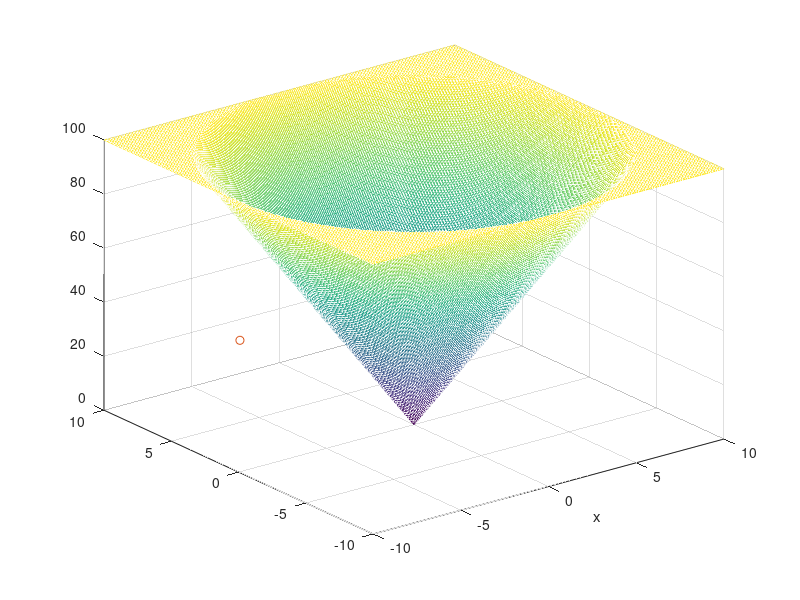

MATLAB code to generate this figure: (Note: this script raises an error after producing the figure.)
%test5
close all
fire_cone = @(x,y) 10*sqrt(( x.^2 + y.^2));

position = linspace(-10,10,201);
[x,y]= meshgrid(position,position);

z = fire_cone(x,y);

fire_top = z > 100;
z(fire_top) = 100;
mesh(x,y,z);
hold on
scatter3(7,0,49,'r*');
xlabel('x');


slice_time = [47 49 51];
fires = zeros(size(x));
%fires(171,100) = 9;
fires(30:40,30:40) = 5;

tot = 0;
% for i = 1:3
%     tot = 0;
%     input_time = slice_time(i) - z;
%     temp = like_spline(input_time(fires > 7));
%     tot = tot + sum(temp);
%     t1 = like_spline(input_time(fires < 1));
%     temp = log(1 - exp(1).^t1);
%     tot = tot + sum(temp)
% end

% move fire pixel across
input_time = slice_time(2) - z;
tots = zeros(1,201);
for i = 1:201
    scatter3(x(100,i),y(100,i),slice_time(2),'r*');
    t_mask = fires;
    t_mask(100,i) = 9;
    temp = like_spline(input_time(t_mask > 7));
    tots(i) = tots(i) + sum(temp);
    t1 = like_spline(input_time(t_mask < 1));
    temp = log(1 - exp(1).^t1);
    tots(i) = tots(i) + sum(temp);
end
hold off
%figure,plot(input_time(100,:),tots);
    


